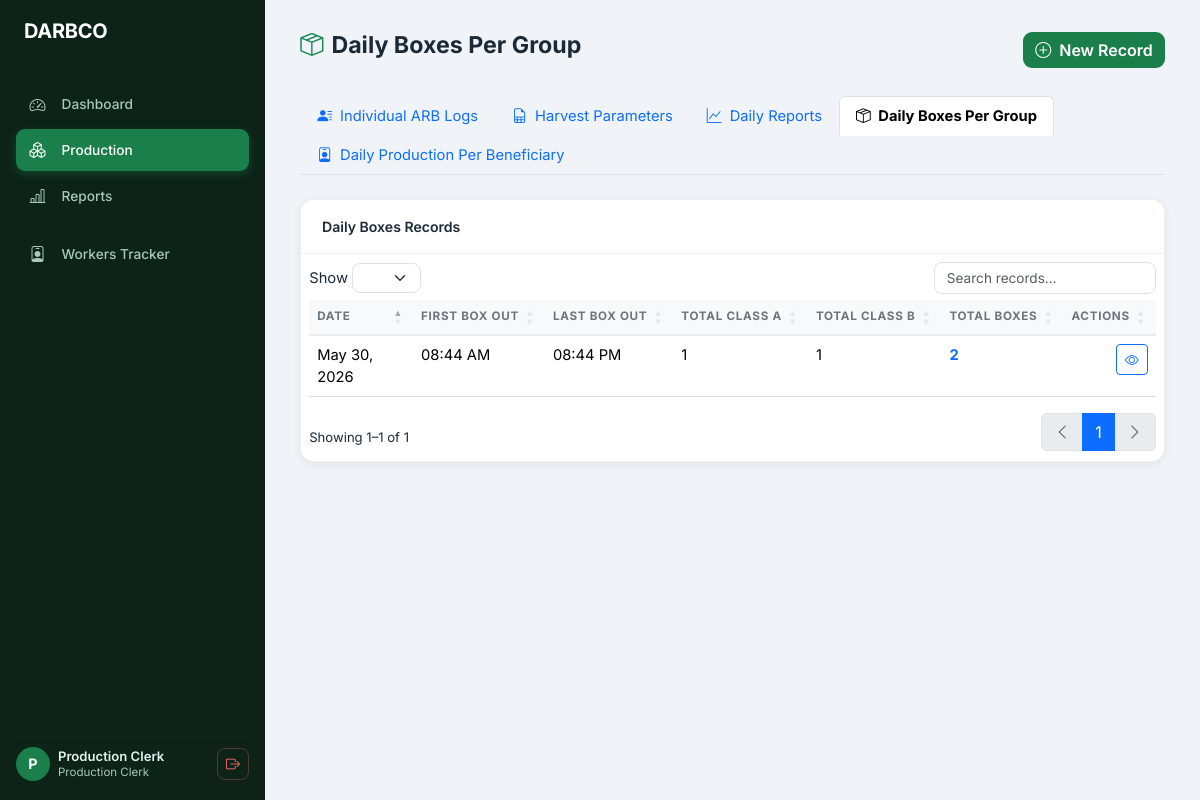
The app's page /index.php?page=production&tab=daily_boxes_per_group (signed in) with its own data.
### tables this page shows
CREATE TABLE `daily_boxes` (
  `id` int NOT NULL AUTO_INCREMENT,
  `packing_date` date NOT NULL,
  `first_box_out` time DEFAULT NULL,
  `last_box_out` time DEFAULT NULL,
  `recorded_by` int unsigned NOT NULL,
  `created_at` timestamp NULL DEFAULT CURRENT_TIMESTAMP,
  PRIMARY KEY (`id`),
  KEY `recorded_by` (`recorded_by`),
  CONSTRAINT `daily_boxes_ibfk_1` FOREIGN KEY (`recorded_by`) REFERENCES `users` (`user_id`) ON DELETE CASCADE
);

### config/db.php (called while the page is built, shortened)
<?php
class Database
{
    private static ?PDO $instance = null;
    public static function getInstance(): PDO
    {
        if (self::$instance === null) {
            $env = [];
            $host    = $env['DB_HOST']    ?? 'localhost';
            $port    = $env['DB_PORT']    ?? '3306';
            $dbname  = $env['DB_NAME']    ?? 'darbco_system';
            $user    = $env['DB_USER']    ?? 'root';
            $pass    = $env['DB_PASS']    ?? '123456789';
            $charset = $env['DB_CHARSET'] ?? 'utf8mb4';
            $dsn = sprintf(
                'mysql:host=%s;port=%s;dbname=%s;charset=%s',
                $host,
                $port,
                $dbname,
                $charset
            );
            $options = [
                PDO::ATTR_ERRMODE            => PDO::ERRMODE_EXCEPTION,
                PDO::ATTR_DEFAULT_FETCH_MODE => PDO::FETCH_ASSOC,
                PDO::ATTR_EMULATE_PREPARES   => false,
                PDO::ATTR_PERSISTENT         => false,
                PDO::MYSQL_ATTR_INIT_COMMAND => "SET NAMES {$charset} COLLATE {$charset}_unicode_ci",
            ];
            try {
                self::$instance = new PDO($dsn, $user, $pass, $options);
            } catch (PDOException $e) {
                error_log('[DARBCO DB ERROR] ' . $e->getMessage());
                throw new RuntimeException(
                    'Database connection failed. Please contact the system administrator.',
                    (int) $e->getCode(),
                    $e
                );
            }
        }
        return self::$instance;
    }
}

### models/DailyBox.php (called while the page is built, shortened)
<?php
require_once __DIR__ . '/../config/db.php';
class DailyBox
{
    private PDO $db;
    public function __construct()
    {
        $this->db = Database::getInstance();
    }
    public function getAll(): array
    {
        $sql = "
            SELECT
                db.id,
                db.packing_date,
                db.first_box_out,
                db.last_box_out,
                db.created_at,
                (SELECT SUM(tally + adj) FROM daily_boxes_items WHERE daily_box_id = db.id AND class = 'A') as total_class_a,
                (SELECT SUM(tally + adj) FROM daily_boxes_items WHERE daily_box_id = db.id AND class = 'B') as total_class_b,
                (SELECT SUM(tally + adj) FROM daily_boxes_items WHERE daily_box_id = db.id) as total_boxes
            FROM daily_boxes db
            ORDER BY db.created_at DESC
        ";
        $stmt = $this->db->query($sql);
        return $stmt->fetchAll();
    }
}

### views/production/daily_boxes_per_group.php (the view, shortened to what this page needs)
<?php
require_once VIEW_PATH . 'layout/header.php';
?>
<div class="app-shell">
<?php require_once VIEW_PATH . 'layout/sidebar.php'; ?>
<main class="main-content">
    <div class="page-header">
        <div>
            <h1><i class="bi bi-box-seam me-2 text-success"></i>Daily Boxes Per Group</h1>
        </div>
        <?php if ($role === ROLE_PRODUCTION): ?>
        <button class="btn btn-darbco" data-bs-toggle="modal" data-bs-target="#addDailyBoxesModal">
            <i class="bi bi-plus-circle me-2"></i>New Record
        </button>
        <?php endif; ?>
    </div>
    <ul class="nav nav-tabs mb-4">
        <li class="nav-item">
            <a class="nav-link <?= !isset($_GET['tab']) || $_GET['tab'] === 'daily_log' ? 'active fw-bold' : '' ?>" href="index.php?page=production&tab=daily_log">
                <i class="bi bi-person-lines-fill me-1"></i> Individual ARB Logs
            </a>
        </li>
        <li class="nav-item">
            <a class="nav-link <?= isset($_GET['tab']) && $_GET['tab'] === 'harvest_parameters' ? 'active fw-bold' : '' ?>" href="index.php?page=production&tab=harvest_parameters">
                <i class="bi bi-file-earmark-spreadsheet me-1"></i> Harvest Parameters
            </a>
        </li>
        <li class="nav-item">
            <a class="nav-link <?= isset($_GET['tab']) && $_GET['tab'] === 'daily_reports' ? 'active fw-bold' : '' ?>" href="index.php?page=production&tab=daily_reports">
                <i class="bi bi-graph-up me-1"></i> Daily Reports
            </a>
        </li>
        <li class="nav-item">
            <a class="nav-link <?= isset($_GET['tab']) && $_GET['tab'] === 'daily_boxes_per_group' ? 'active fw-bold' : '' ?>" href="index.php?page=production&tab=daily_boxes_per_group">
                <i class="bi bi-box-seam me-1"></i> Daily Boxes Per Group
            </a>
        </li>
        <li class="nav-item">
            <a class="nav-link <?= isset($_GET['tab']) && $_GET['tab'] === 'daily_production_per_beneficiary' ? 'active fw-bold' : '' ?>" href="index.php?page=production&tab=daily_production_per_beneficiary">
                <i class="bi bi-person-badge me-1"></i> Daily Production Per Beneficiary
            </a>
        </li>
    </ul>
    <div class="table-card mb-4">
        <div class="card-header">Daily Boxes Records</div>
        <div class="table-responsive p-2">
            <table class="table table-hover darbco-table w-100">
                <thead>
                    <tr>
                        <th>Date</th>
                        <th>First Box Out</th>
                        <th>Last Box Out</th>
                        <th>Total Class A</th>
                        <th>Total Class B</th>
                        <th>Total Boxes</th>
                        <th class="text-end">Actions</th>
                    </tr>
                </thead>
                <tbody>
                    <?php if (!empty($dbRecords)): ?>
                        <?php foreach ($dbRecords as $record): ?>
                            <tr>
                                <td><?= date('M d, Y', strtotime($record['packing_date'])) ?></td>
                                <td><?= $record['first_box_out'] ? date('h:i A', strtotime($record['first_box_out'])) : '-' ?></td>
                                <td><?= $record['last_box_out'] ? date('h:i A', strtotime($record['last_box_out'])) : '-' ?></td>
                                <td><?= number_format((float) $record['total_class_a'], 0) ?></td>
                                <td><?= number_format((float) $record['total_class_b'], 0) ?></td>
                                <td><strong class="text-primary"><?= number_format((float) $record['total_boxes'], 0) ?></strong></td>
                                <td class="text-end">
                                    <button class="btn btn-sm btn-outline-primary view-db-record" data-id="<?= $record['id'] ?>" title="View"><i class="bi bi-eye"></i></button>
                                </td>
                            </tr>
                        <?php endforeach; ?>
                    <?php endif; ?>
                </tbody>
            </table>
        </div>
    </div>
</main>
</div>
<?php require_once VIEW_PATH . 'layout/footer.php'; ?>

### assets/css/main.css (style rules this page uses)
:root { --darbco-green: #1a7f4b; --darbco-green-dark: #145c36; --darbco-green-800: #0f4529; --darbco-green-light: #e8f5ee; --darbco-yellow: #f5a623; --darbco-yellow-bg: #fff8ec; --sidebar-width: 265px; --sidebar-bg: #0d2318; --sidebar-text: #a8c9b8; --sidebar-active-bg: #1a7f4b; --sidebar-hover-bg: #162e1f; --topbar-h: 52px; --card-radius: 14px; --shadow-sm: 0 2px 8px rgba(0,0,0,.07); --shadow-md: 0 6px 24px rgba(0,0,0,.11); --transition: .2s ease; }
*, *::before, *::after { box-sizing: border-box; }
body { font-family: 'Inter', system-ui, sans-serif; background: #f0f3f7; color: #1c2a38; margin: 0; font-size: .92rem; }
.app-shell { display: flex; min-height: 100vh; }
.main-content { margin-left: var(--sidebar-width); flex: 1; padding: 2rem 2.2rem; min-height: 100vh; }
.page-header { display: flex; align-items: flex-start; justify-content: space-between; flex-wrap: wrap; gap: .75rem; margin-bottom: 1.75rem; }
.page-header h1 { font-size: 1.45rem; font-weight: 700; margin: 0; line-height: 1.2; }
.card-header { background: #fff; border-bottom: 1px solid rgba(0,0,0,.07); padding: .9rem 1.3rem; font-weight: 600; font-size: .88rem; }
.table-card { background: #fff; border-radius: var(--card-radius); box-shadow: var(--shadow-sm); overflow: hidden; border: 1px solid rgba(0,0,0,.06); }
.table-card .card-header { background: #fff; border-bottom: 1px solid #eef0f3; padding: 1rem 1.3rem; font-weight: 600; }
table.table thead th { background: #f8f9fb; font-size: .73rem; font-weight: 700; text-transform: uppercase; letter-spacing: .06em; color: #6c757d; border-bottom: 2px solid #e9ecef !important; white-space: nowrap; }
.btn-darbco { background: var(--darbco-green); color: #fff; border: none; font-weight: 600; border-radius: 9px; transition: background var(--transition), box-shadow var(--transition), transform var(--transition); }

### records on screen
daily_boxes: packing_date "May 30, 2026", first_box_out "08:44 AM", last_box_out "08:44 PM", total_class_a "1", total_class_b "1", total_boxes "2"

### other values on screen
substr($_SESSION[SESS_FULL_NAME] ?? 'U', 0, 1) "P"
$_SESSION[SESS_FULL_NAME] "Production Clerk"
str_replace('_', ' ', $role) "Production Clerk"
